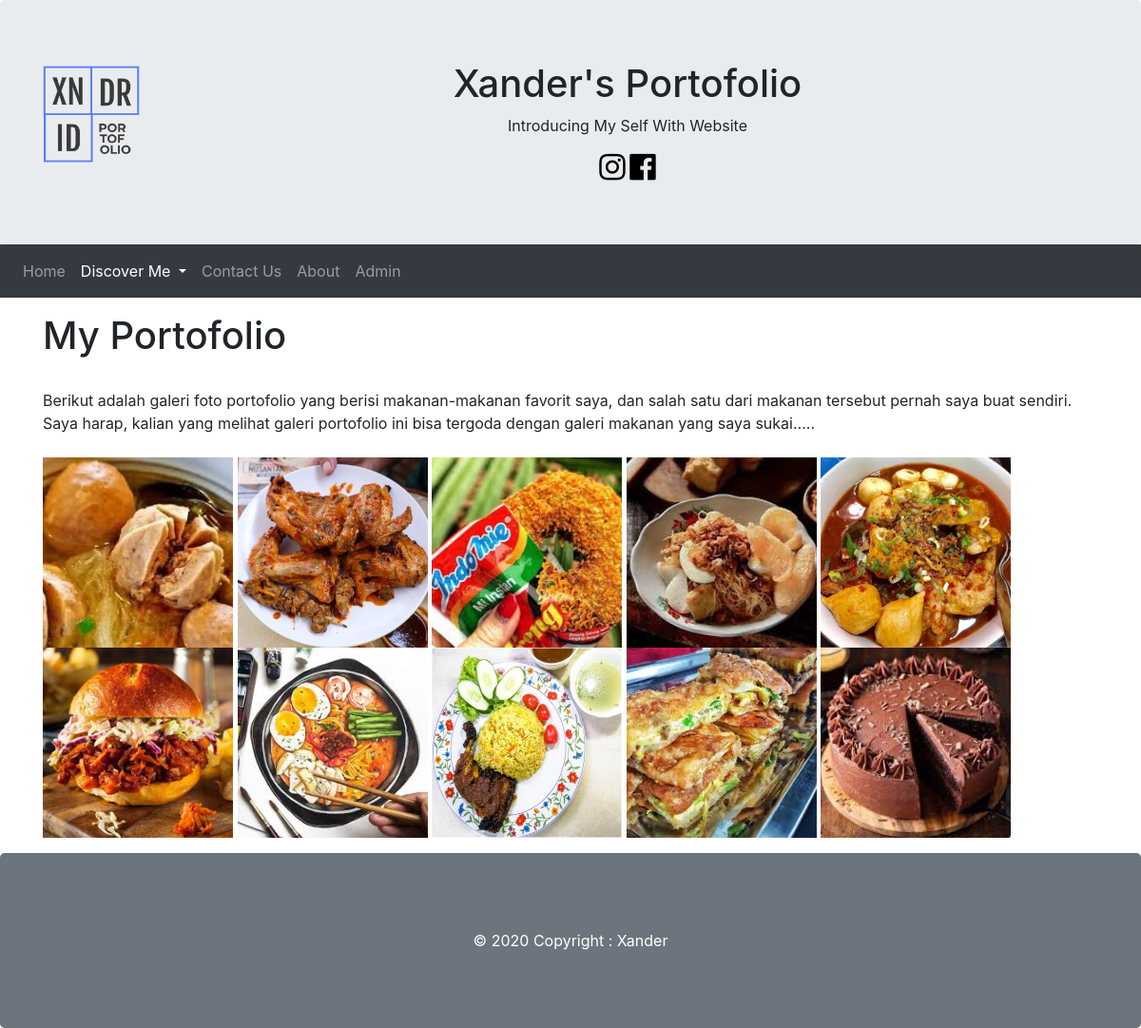
The app's page /portofolio.php with its own data.
### tables this page shows
CREATE TABLE `halaman` (
  `kode_hlmn` varchar(10) NOT NULL,
  `judul_hlmn` varchar(255) NOT NULL,
  `isi_hlmn` text NOT NULL
);

CREATE TABLE `portofolio` (
  `kode_gambar` varchar(10) NOT NULL,
  `isi_gambar` text NOT NULL
);

### portofolio.php (the view, shortened to what this page needs)
<!DOCTYPE html>
<html lang="en">
<head>
    <link rel="stylesheet" href="https://maxcdn.bootstrapcdn.com/bootstrap/4.5.2/css/bootstrap.min.css">
    <link rel="stylesheet" href="https://maxcdn.bootstrapcdn.com/font-awesome/4.4.0/css/font-awesome.min.css">
</head>
<body>
    <?php
        include_once "koneksi.php";
    ?>
    <div class="jumbotron text-center" style="margin-bottom:0">
        <img src="images/logo.png" class="float-left pr-6 pl-2 pb-3" width=120px>
        <h1>Xander's Portofolio</h1>
        <p>Introducing My Self With Website</p>
        <a href="https://instagram.com/alexndrmgw"><i class="fa fa-instagram fa-2x" style="color: black"></i></a>
        <a href="https://facebook.com"><i class="fa fa-facebook-official fa-2x" style="color: black"></i></a>
    </div>
    <nav class="navbar navbar-expand-sm bg-dark navbar-dark">
        <ul class="navbar-nav">
            <li class="nav-item">
                <a class="nav-link" href="home.php">Home</a>
            </li>
            <li class="nav-item dropdown active">
              <a class="nav-link dropdown-toggle" href="#" id="navbardrop" data-toggle="dropdown">
                Discover Me
              </a>
            </li>
            <li class="nav-item">
                <a class="nav-link" href="contact.php">Contact Us</a>
            </li>
            <li class="nav-item">
              <a class="nav-link" href="about.php">About</a>
            </li>
            <li class="nav-item">
              <a class="nav-link" href="admin.php">Admin</a>
            </li>
        </ul>
    </nav>
    <div class="container">
        <div class="row mb-3 mt-3">
            <div class="col-md-12">
                <?php
                    $strSQL = "SELECT * FROM halaman where kode_hlmn='hal004'";
                    $runStrSQL = mysqli_query($conn,$strSQL);
                    while ($hasil=mysqli_fetch_array($runStrSQL)){
                ?>
                <h1><?php echo $hasil['judul_hlmn'] ?></h1>
                <br>
                    <?php echo $hasil['isi_hlmn'] ?>
                <br>
                <br>
                <?php
                }
                ?>
                <?php
                    $strSQL = "SELECT * FROM portofolio";
                    $runStrSQL = mysqli_query($conn,$strSQL);
                    while ($hasil=mysqli_fetch_array($runStrSQL)){
                ?>
                    <?php echo $hasil['isi_gambar'] ?>
                <?php
                }
                ?>
            </div>
        </div>
    </div>
    <?php
        include_once "footer.php";
    ?>
</body>
</html>

### footer.php
<div class="jumbotron text-right bg-secondary text-white" style="margin-bottom:0">
  <div class="footer-copyright text-center py-3">
    © 2020 Copyright : Xander
    <br>
  </div>
</div>

### records on screen
halaman: judul_hlmn "My Portofolio", isi_hlmn "Berikut adalah galeri foto portofolio yang berisi makanan-makanan favorit saya, dan salah satu dari makanan tersebut pernah saya buat sendiri. Saya harap, kalian yang melihat galeri portofolio ini bisa tergoda dengan galeri makanan yang saya sukai....."
portofolio: isi_gambar (picture)
portofolio: isi_gambar (picture)
portofolio: isi_gambar (picture)
portofolio: isi_gambar (picture)
portofolio: isi_gambar (picture)
portofolio: isi_gambar (picture)
portofolio: isi_gambar (picture)
portofolio: isi_gambar (picture)
portofolio: isi_gambar (picture)
portofolio: isi_gambar (picture)
